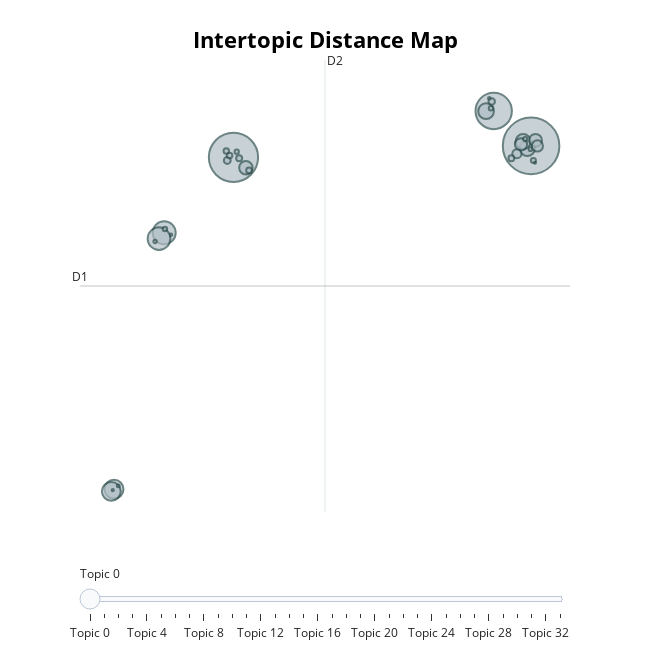

Notebook code cell kept with this figure:
### Code cell
topic_model.visualize_topics()

### Figure 1 — Plotly figure (JSON) as saved in the notebook; plotly's stock layout.template omitted (floating-point values rounded to 4 significant figures)
{"data": [{"customdata": [[0, "adversarial | convolutional | cnn | segmentation | generative", 16445], [1, "dialogue | translation | corpus | semantic | language", 12471], [2, "sparse | classification | gaussian | regularization | anomaly", 6805], [3, "reinforcement | bandit | planning | reward | agent", 2726], [4, "optimization | algorithms | evolutionary | algorithm | genetic", 2641], [5, "causal | bias | fairness | explanations | causality", 1848], [6, "ontology | ontologies | logic | probabilistic | bayesian", 1828], [7, "clustering | clusters | cluster | graphs | ranking", 1267], [8, "face | facial | faces | recognition | biometric", 1194], [9, "tracking | pedestrian | tracker | tracking tracker | crowdsourcing", 1162], [10, "emotion | tweets | twitter | emotions | hate", 925], [11, "neurons | neuron | neurons neural | eeg | neuron neurons", 844], [12, "handwritten | ocr | recognition | text | handwriting", 769], [13, "illumination | blur | reflectance | shading | color", 649], [14, "sketch | sketches | artistic | creativity | painting", 428], [15, "clinical | medical | healthcare | hospital | medicine", 242], [16, "privacy | private | federated | data | datasets", 216], [17, "analogy | conceptual | concepts | affordances | concept", 186], [18, "fashion | pose | poses | body | attributes", 175], [19, "gender | personality | traits | bias | biases", 172], [20, "law | judgment | legal | criminal | cases", 164], [21, "authorship | music | poetry | poems | author", 152], [22, "cardiac | ecg | segmentation | mri | tomography", 127], [23, "auction | advertising | voting | advertisements | candidates", 106], [24, "quantile | copula | quantiles | regression | multivariate", 102], [25, "hallucination | language | text | decoding | summarization", 97], [26, "gpu | gpus | nvidia | throughput | memory", 92], [27, "obesity | cnn | procedural | cnn recognition | compositional", 68], [28, "covid | innate | pandemic | ais | intrusion", 57], [29, "process | processes | processes process | logs | monitoring", 43], [30, "attacks | security | malicious | vulnerabilities | safety", 34], [31, "simulations | simulation | simulator | model | modeling", 32], [32, "fuzzy | sets | soft | logics | logic", 25], [33, "tomography | segmentation | classify | classification segmentation | speckle", 20]], "hovertemplate": "<b>Topic %{customdata[0]}</b><br>%{customdata[1]}<br>Size: %{customdata[2]}", "legendgroup": "", "marker": {"color": "#B0BEC5", "line": {"color": "DarkSlateGrey", "width": 2}, "size": [16445, 12471, 6805, 2726, 2641, 1848, 1828, 1267, 1194, 1162, 925, 844, 769, 649, 428, 242, 216, 186, 175, 172, 164, 152, 127, 106, 102, 97, 92, 68, 57, 43, 34, 32, 25, 20], "sizemode": "area", "sizeref": 10.28, "symbol": "circle"}, "mode": "markers", "name": "", "orientation": "v", "showlegend": false, "type": "scatter", "x": [10.75, -4.397, 8.848, -7.923, -8.188, -10.48, -10.62, 8.46, 10.56, 10.35, -3.765, 10.98, 10.24, 11.07, 10.03, -4.713, 8.747, -4.108, 9.749, -3.604, -4.595, -4.762, 10.87, -7.885, 8.711, -4.23, 10.45, 10.72, -8.387, -10.26, 8.624, -7.577, -10.54, 10.95], "xaxis": "x", "y": [13.51, 12.76, 15.78, 7.862, 7.48, -8.803, -8.942, 15.76, 13.34, 13.78, 12.08, 13.87, 13.61, 13.5, 13.0, 12.56, 16.39, 12.7, 12.71, 11.91, 12.87, 13.17, 12.55, 8.099, 15.96, 13.13, 13.95, 13.29, 7.291, -8.586, 16.6, 7.727, -8.866, 12.41], "yaxis": "y"}], "layout": {"annotations": [{"showarrow": false, "text": "D1", "x": -12.21, "y": 4.402, "yshift": 10}, {"showarrow": false, "text": "D2", "x": 0.2618, "xshift": 10, "y": 19.09}], "height": 650, "hoverlabel": {"bgcolor": "white", "font": {"family": "Rockwell", "size": 16}}, "legend": {"itemsizing": "constant", "tracegroupgap": 0}, "margin": {"t": 60}, "shapes": [{"line": {"color": "#CFD8DC", "width": 2}, "type": "line", "x0": 0.2618, "x1": 0.2618, "y0": -10.28, "y1": 19.09}, {"line": {"color": "#9E9E9E", "width": 2}, "type": "line", "x0": -12.21, "x1": 12.73, "y0": 4.402, "y1": 4.402}], "sliders": [{"active": 0, "pad": {"t": 50}, "steps": [{"args": [{"marker.color": [["red", "#B0BEC5", "#B0BEC5", "#B0BEC5", "#B0BEC5", "#B0BEC5", "#B0BEC5", "#B0BEC5", "#B0BEC5", "#B0BEC5", "#B0BEC5", "#B0BEC5", "#B0BEC5", "#B0BEC5", "#B0BEC5", "#B0BEC5", "#B0BEC5", "#B0BEC5", "#B0BEC5", "#B0BEC5", "#B0BEC5", "#B0BEC5", "#B0BEC5", "#B0BEC5", "#B0BEC5", "#B0BEC5", "#B0BEC5", "#B0BEC5", "#B0BEC5", "#B0BEC5", "#B0BEC5", "#B0BEC5", "#B0BEC5", "#B0BEC5"]]}], "label": "Topic 0", "method": "update"}, {"args": [{"marker.color": [["#B0BEC5", "red", "#B0BEC5", "#B0BEC5", "#B0BEC5", "#B0BEC5", "#B0BEC5", "#B0BEC5", "#B0BEC5", "#B0BEC5", "#B0BEC5", "#B0BEC5", "#B0BEC5", "#B0BEC5", "#B0BEC5", "#B0BEC5", "#B0BEC5", "#B0BEC5", "#B0BEC5", "#B0BEC5", "#B0BEC5", "#B0BEC5", "#B0BEC5", "#B0BEC5", "#B0BEC5", "#B0BEC5", "#B0BEC5", "#B0BEC5", "#B0BEC5", "#B0BEC5", "#B0BEC5", "#B0BEC5", "#B0BEC5", "#B0BEC5"]]}], "label": "Topic 1", "method": "update"}, {"args": [{"marker.color": [["#B0BEC5", "#B0BEC5", "red", "#B0BEC5", "#B0BEC5", "#B0BEC5", "#B0BEC5", "#B0BEC5", "#B0BEC5", "#B0BEC5", "#B0BEC5", "#B0BEC5", "#B0BEC5", "#B0BEC5", "#B0BEC5", "#B0BEC5", "#B0BEC5", "#B0BEC5", "#B0BEC5", "#B0BEC5", "#B0BEC5", "#B0BEC5", "#B0BEC5", "#B0BEC5", "#B0BEC5", "#B0BEC5", "#B0BEC5", "#B0BEC5", "#B0BEC5", "#B0BEC5", "#B0BEC5", "#B0BEC5", "#B0BEC5", "#B0BEC5"]]}], "label": "Topic 2", "method": "update"}, {"args": [{"marker.color": [["#B0BEC5", "#B0BEC5", "#B0BEC5", "red", "#B0BEC5", "#B0BEC5", "#B0BEC5", "#B0BEC5", "#B0BEC5", "#B0BEC5", "#B0BEC5", "#B0BEC5", "#B0BEC5", "#B0BEC5", "#B0BEC5", "#B0BEC5", "#B0BEC5", "#B0BEC5", "#B0BEC5", "#B0BEC5", "#B0BEC5", "#B0BEC5", "#B0BEC5", "#B0BEC5", "#B0BEC5", "#B0BEC5", "#B0BEC5", "#B0BEC5", "#B0BEC5", "#B0BEC5", "#B0BEC5", "#B0BEC5", "#B0BEC5", "#B0BEC5"]]}], "label": "Topic 3", "method": "update"}, {"args": [{"marker.color": [["#B0BEC5", "#B0BEC5", "#B0BEC5", "#B0BEC5", "red", "#B0BEC5", "#B0BEC5", "#B0BEC5", "#B0BEC5", "#B0BEC5", "#B0BEC5", "#B0BEC5", "#B0BEC5", "#B0BEC5", "#B0BEC5", "#B0BEC5", "#B0BEC5", "#B0BEC5", "#B0BEC5", "#B0BEC5", "#B0BEC5", "#B0BEC5", "#B0BEC5", "#B0BEC5", "#B0BEC5", "#B0BEC5", "#B0BEC5", "#B0BEC5", "#B0BEC5", "#B0BEC5", "#B0BEC5", "#B0BEC5", "#B0BEC5", "#B0BEC5"]]}], "label": "Topic 4", "method": "update"}, {"args": [{"marker.color": [["#B0BEC5", "#B0BEC5", "#B0BEC5", "#B0BEC5", "#B0BEC5", "red", "#B0BEC5", "#B0BEC5", "#B0BEC5", "#B0BEC5", "#B0BEC5", "#B0BEC5", "#B0BEC5", "#B0BEC5", "#B0BEC5", "#B0BEC5", "#B0BEC5", "#B0BEC5", "#B0BEC5", "#B0BEC5", "#B0BEC5", "#B0BEC5", "#B0BEC5", "#B0BEC5", "#B0BEC5", "#B0BEC5", "#B0BEC5", "#B0BEC5", "#B0BEC5", "#B0BEC5", "#B0BEC5", "#B0BEC5", "#B0BEC5", "#B0BEC5"]]}], "label": "Topic 5", "method": "update"}, {"args": [{"marker.color": [["#B0BEC5", "#B0BEC5", "#B0BEC5", "#B0BEC5", "#B0BEC5", "#B0BEC5", "red", "#B0BEC5", "#B0BEC5", "#B0BEC5", "#B0BEC5", "#B0BEC5", "#B0BEC5", "#B0BEC5", "#B0BEC5", "#B0BEC5", "#B0BEC5", "#B0BEC5", "#B0BEC5", "#B0BEC5", "#B0BEC5", "#B0BEC5", "#B0BEC5", "#B0BEC5", "#B0BEC5", "#B0BEC5", "#B0BEC5", "#B0BEC5", "#B0BEC5", "#B0BEC5", "#B0BEC5", "#B0BEC5", "#B0BEC5", "#B0BEC5"]]}], "label": "Topic 6", "method": "update"}, {"args": [{"marker.color": [["#B0BEC5", "#B0BEC5", "#B0BEC5", "#B0BEC5", "#B0BEC5", "#B0BEC5", "#B0BEC5", "red", "#B0BEC5", "#B0BEC5", "#B0BEC5", "#B0BEC5", "#B0BEC5", "#B0BEC5", "#B0BEC5", "#B0BEC5", "#B0BEC5", "#B0BEC5", "#B0BEC5", "#B0BEC5", "#B0BEC5", "#B0BEC5", "#B0BEC5", "#B0BEC5", "#B0BEC5", "#B0BEC5", "#B0BEC5", "#B0BEC5", "#B0BEC5", "#B0BEC5", "#B0BEC5", "#B0BEC5", "#B0BEC5", "#B0BEC5"]]}], "label": "Topic 7", "method": "update"}, {"args": [{"marker.color": [["#B0BEC5", "#B0BEC5", "#B0BEC5", "#B0BEC5", "#B0BEC5", "#B0BEC5", "#B0BEC5", "#B0BEC5", "red", "#B0BEC5", "#B0BEC5", "#B0BEC5", "#B0BEC5", "#B0BEC5", "#B0BEC5", "#B0BEC5", "#B0BEC5", "#B0BEC5", "#B0BEC5", "#B0BEC5", "#B0BEC5", "#B0BEC5", "#B0BEC5", "#B0BEC5", "#B0BEC5", "#B0BEC5", "#B0BEC5", "#B0BEC5", "#B0BEC5", "#B0BEC5", "#B0BEC5", "#B0BEC5", "#B0BEC5", "#B0BEC5"]]}], "label": "Topic 8", "method": "update"}, {"args": [{"marker.color": [["#B0BEC5", "#B0BEC5", "#B0BEC5", "#B0BEC5", "#B0BEC5", "#B0BEC5", "#B0BEC5", "#B0BEC5", "#B0BEC5", "red", "#B0BEC5", "#B0BEC5", "#B0BEC5", "#B0BEC5", "#B0BEC5", "#B0BEC5", "#B0BEC5", "#B0BEC5", "#B0BEC5", "#B0BEC5", "#B0BEC5", "#B0BEC5", "#B0BEC5", "#B0BEC5", "#B0BEC5", "#B0BEC5", "#B0BEC5", "#B0BEC5", "#B0BEC5", "#B0BEC5", "#B0BEC5", "#B0BEC5", "#B0BEC5", "#B0BEC5"]]}], "label": "Topic 9", "method": "update"}, {"args": [{"marker.color": [["#B0BEC5", "#B0BEC5", "#B0BEC5", "#B0BEC5", "#B0BEC5", "#B0BEC5", "#B0BEC5", "#B0BEC5", "#B0BEC5", "#B0BEC5", "red", "#B0BEC5", "#B0BEC5", "#B0BEC5", "#B0BEC5", "#B0BEC5", "#B0BEC5", "#B0BEC5", "#B0BEC5", "#B0BEC5", "#B0BEC5", "#B0BEC5", "#B0BEC5", "#B0BEC5", "#B0BEC5", "#B0BEC5", "#B0BEC5", "#B0BEC5", "#B0BEC5", "#B0BEC5", "#B0BEC5", "#B0BEC5", "#B0BEC5", "#B0BEC5"]]}], "label": "Topic 10", "method": "update"}, {"args": [{"marker.color": [["#B0BEC5", "#B0BEC5", "#B0BEC5", "#B0BEC5", "#B0BEC5", "#B0BEC5", "#B0BEC5", "#B0BEC5", "#B0BEC5", "#B0BEC5", "#B0BEC5", "red", "#B0BEC5", "#B0BEC5", "#B0BEC5", "#B0BEC5", "#B0BEC5", "#B0BEC5", "#B0BEC5", "#B0BEC5", "#B0BEC5", "#B0BEC5", "#B0BEC5", "#B0BEC5", "#B0BEC5", "#B0BEC5", "#B0BEC5", "#B0BEC5", "#B0BEC5", "#B0BEC5", "#B0BEC5", "#B0BEC5", "#B0BEC5", "#B0BEC5"]]}], "label": "Topic 11", "method": "update"}, {"args": [{"marker.color": [["#B0BEC5", "#B0BEC5", "#B0BEC5", "#B0BEC5", "#B0BEC5", "#B0BEC5", "#B0BEC5", "#B0BEC5", "#B0BEC5", "#B0BEC5", "#B0BEC5", "#B0BEC5", "red", "#B0BEC5", "#B0BEC5", "#B0BEC5", "#B0BEC5", "#B0BEC5", "#B0BEC5", "#B0BEC5", "#B0BEC5", "#B0BEC5", "#B0BEC5", "#B0BEC5", "#B0BEC5", "#B0BEC5", "#B0BEC5", "#B0BEC5", "#B0BEC5", "#B0BEC5", "#B0BEC5", "#B0BEC5", "#B0BEC5", "#B0BEC5"]]}], "label": "Topic 12", "method": "update"}, {"args": [{"marker.color": [["#B0BEC5", "#B0BEC5", "#B0BEC5", "#B0BEC5", "#B0BEC5", "#B0BEC5", "#B0BEC5", "#B0BEC5", "#B0BEC5", "#B0BEC5", "#B0BEC5", "#B0BEC5", "#B0BEC5", "red", "#B0BEC5", "#B0BEC5", "#B0BEC5", "#B0BEC5", "#B0BEC5", "#B0BEC5", "#B0BEC5", "#B0BEC5", "#B0BEC5", "#B0BEC5", "#B0BEC5", "#B0BEC5", "#B0BEC5", "#B0BEC5", "#B0BEC5", "#B0BEC5", "#B0BEC5", "#B0BEC5", "#B0BEC5", "#B0BEC5"]]}], "label": "Topic 13", "method": "update"}, {"args": [{"marker.color": [["#B0BEC5", "#B0BEC5", "#B0BEC5", "#B0BEC5", "#B0BEC5", "#B0BEC5", "#B0BEC5", "#B0BEC5", "#B0BEC5", "#B0BEC5", "#B0BEC5", "#B0BEC5", "#B0BEC5", "#B0BEC5", "red", "#B0BEC5", "#B0BEC5", "#B0BEC5", "#B0BEC5", "#B0BEC5", "#B0BEC5", "#B0BEC5", "#B0BEC5", "#B0BEC5", "#B0BEC5", "#B0BEC5", "#B0BEC5", "#B0BEC5", "#B0BEC5", "#B0BEC5", "#B0BEC5", "#B0BEC5", "#B0BEC5", "#B0BEC5"]]}], "label": "Topic 14", "method": "update"}, {"args": [{"marker.color": [["#B0BEC5", "#B0BEC5", "#B0BEC5", "#B0BEC5", "#B0BEC5", "#B0BEC5", "#B0BEC5", "#B0BEC5", "#B0BEC5", "#B0BEC5", "#B0BEC5", "#B0BEC5", "#B0BEC5", "#B0BEC5", "#B0BEC5", "red", "#B0BEC5", "#B0BEC5", "#B0BEC5", "#B0BEC5", "#B0BEC5", "#B0BEC5", "#B0BEC5", "#B0BEC5", "#B0BEC5", "#B0BEC5", "#B0BEC5", "#B0BEC5", "#B0BEC5", "#B0BEC5", "#B0BEC5", "#B0BEC5", "#B0BEC5", "#B0BEC5"]]}], "label": "Topic 15", "method": "update"}, {"args": [{"marker.color": [["#B0BEC5", "#B0BEC5", "#B0BEC5", "#B0BEC5", "#B0BEC5", "#B0BEC5", "#B0BEC5", "#B0BEC5", "#B0BEC5", "#B0BEC5", "#B0BEC5", "#B0BEC5", "#B0BEC5", "#B0BEC5", "#B0BEC5", "#B0BEC5", "red", "#B0BEC5", "#B0BEC5", "#B0BEC5", "#B0BEC5", "#B0BEC5", "#B0BEC5", "#B0BEC5", "#B0BEC5", "#B0BEC5", "#B0BEC5", "#B0BEC5", "#B0BEC5", "#B0BEC5", "#B0BEC5", "#B0BEC5", "#B0BEC5", "#B0BEC5"]]}], "label": "Topic 16", "method": "update"}, {"args": [{"marker.color": [["#B0BEC5", "#B0BEC5", "#B0BEC5", "#B0BEC5", "#B0BEC5", "#B0BEC5", "#B0BEC5", "#B0BEC5", "#B0BEC5", "#B0BEC5", "#B0BEC5", "#B0BEC5", "#B0BEC5", "#B0BEC5", "#B0BEC5", "#B0BEC5", "#B0BEC5", "red", "#B0BEC5", "#B0BEC5", "#B0BEC5", "#B0BEC5", "#B0BEC5", "#B0BEC5", "#B0BEC5", "#B0BEC5", "#B0BEC5", "#B0BEC5", "#B0BEC5", "#B0BEC5", "#B0BEC5", "#B0BEC5", "#B0BEC5", "#B0BEC5"]]}], "label": "Topic 17", "method": "update"}, {"args": [{"marker.color": [["#B0BEC5", "#B0BEC5", "#B0BEC5", "#B0BEC5", "#B0BEC5", "#B0BEC5", "#B0BEC5", "#B0BEC5", "#B0BEC5", "#B0BEC5", "#B0BEC5", "#B0BEC5", "#B0BEC5", "#B0BEC5", "#B0BEC5", "#B0BEC5", "#B0BEC5", "#B0BEC5", "red", "#B0BEC5", "#B0BEC5", "#B0BEC5", "#B0BEC5", "#B0BEC5", "#B0BEC5", "#B0BEC5", "#B0BEC5", "#B0BEC5", "#B0BEC5", "#B0BEC5", "#B0BEC5", "#B0BEC5", "#B0BEC5", "#B0BEC5"]]}], "label": "Topic 18", "method": "update"}, {"args": [{"marker.color": [["#B0BEC5", "#B0BEC5", "#B0BEC5", "#B0BEC5", "#B0BEC5", "#B0BEC5", "#B0BEC5", "#B0BEC5", "#B0BEC5", "#B0BEC5", "#B0BEC5", "#B0BEC5", "#B0BEC5", "#B0BEC5", "#B0BEC5", "#B0BEC5", "#B0BEC5", "#B0BEC5", "#B0BEC5", "red", "#B0BEC5", "#B0BEC5", "#B0BEC5", "#B0BEC5", "#B0BEC5", "#B0BEC5", "#B0BEC5", "#B0BEC5", "#B0BEC5", "#B0BEC5", "#B0BEC5", "#B0BEC5", "#B0BEC5", "#B0BEC5"]]}], "label": "Topic 19", "method": "update"}, {"args": [{"marker.color": [["#B0BEC5", "#B0BEC5", "#B0BEC5", "#B0BEC5", "#B0BEC5", "#B0BEC5", "#B0BEC5", "#B0BEC5", "#B0BEC5", "#B0BEC5", "#B0BEC5", "#B0BEC5", "#B0BEC5", "#B0BEC5", "#B0BEC5", "#B0BEC5", "#B0BEC5", "#B0BEC5", "#B0BEC5", "#B0BEC5", "red", "#B0BEC5", "#B0BEC5", "#B0BEC5", "#B0BEC5", "#B0BEC5", "#B0BEC5", "#B0BEC5", "#B0BEC5", "#B0BEC5", "#B0BEC5", "#B0BEC5", "#B0BEC5", "#B0BEC5"]]}], "label": "Topic 20", "method": "update"}, {"args": [{"marker.color": [["#B0BEC5", "#B0BEC5", "#B0BEC5", "#B0BEC5", "#B0BEC5", "#B0BEC5", "#B0BEC5", "#B0BEC5", "#B0BEC5", "#B0BEC5", "#B0BEC5", "#B0BEC5", "#B0BEC5", "#B0BEC5", "#B0BEC5", "#B0BEC5", "#B0BEC5", "#B0BEC5", "#B0BEC5", "#B0BEC5", "#B0BEC5", "red", "#B0BEC5", "#B0BEC5", "#B0BEC5", "#B0BEC5", "#B0BEC5", "#B0BEC5", "#B0BEC5", "#B0BEC5", "#B0BEC5", "#B0BEC5", "#B0BEC5", "#B0BEC5"]]}], "label": "Topic 21", "method": "update"}, {"args": [{"marker.color": [["#B0BEC5", "#B0BEC5", "#B0BEC5", "#B0BEC5", "#B0BEC5", "#B0BEC5", "#B0BEC5", "#B0BEC5", "#B0BEC5", "#B0BEC5", "#B0BEC5", "#B0BEC5", "#B0BEC5", "#B0BEC5", "#B0BEC5", "#B0BEC5", "#B0BEC5", "#B0BEC5", "#B0BEC5", "#B0BEC5", "#B0BEC5", "#B0BEC5", "red", "#B0BEC5", "#B0BEC5", "#B0BEC5", "#B0BEC5", "#B0BEC5", "#B0BEC5", "#B0BEC5", "#B0BEC5", "#B0BEC5", "#B0BEC5", "#B0BEC5"]]}], "label": "Topic 22", "method": "update"}, {"args": [{"marker.color": [["#B0BEC5", "#B0BEC5", "#B0BEC5", "#B0BEC5", "#B0BEC5", "#B0BEC5", "#B0BEC5", "#B0BEC5", "#B0BEC5", "#B0BEC5", "#B0BEC5", "#B0BEC5", "#B0BEC5", "#B0BEC5", "#B0BEC5", "#B0BEC5", "#B0BEC5", "#B0BEC5", "#B0BEC5", "#B0BEC5", "#B0BEC5", "#B0BEC5", "#B0BEC5", "red", "#B0BEC5", "#B0BEC5", "#B0BEC5", "#B0BEC5", "#B0BEC5", "#B0BEC5", "#B0BEC5", "#B0BEC5", "#B0BEC5", "#B0BEC5"]]}], "label": "Topic 23", "method": "update"}, {"args": [{"marker.color": [["#B0BEC5", "#B0BEC5", "#B0BEC5", "#B0BEC5", "#B0BEC5", "#B0BEC5", "#B0BEC5", "#B0BEC5", "#B0BEC5", "#B0BEC5", "#B0BEC5", "#B0BEC5", "#B0BEC5", "#B0BEC5", "#B0BEC5", "#B0BEC5", "#B0BEC5", "#B0BEC5", "#B0BEC5", "#B0BEC5", "#B0BEC5", "#B0BEC5", "#B0BEC5", "#B0BEC5", "red", "#B0BEC5", "#B0BEC5", "#B0BEC5", "#B0BEC5", "#B0BEC5", "#B0BEC5", "#B0BEC5", "#B0BEC5", "#B0BEC5"]]}], "label": "Topic 24", "method": "update"}, {"args": [{"marker.color": [["#B0BEC5", "#B0BEC5", "#B0BEC5", "#B0BEC5", "#B0BEC5", "#B0BEC5", "#B0BEC5", "#B0BEC5", "#B0BEC5", "#B0BEC5", "#B0BEC5", "#B0BEC5", "#B0BEC5", "#B0BEC5", "#B0BEC5", "#B0BEC5", "#B0BEC5", "#B0BEC5", "#B0BEC5", "#B0BEC5", "#B0BEC5", "#B0BEC5", "#B0BEC5", "#B0BEC5", "#B0BEC5", "red", "#B0BEC5", "#B0BEC5", "#B0BEC5", "#B0BEC5", "#B0BEC5", "#B0BEC5", "#B0BEC5", "#B0BEC5"]]}], "label": "Topic 25", "method": "update"}, {"args": [{"marker.color": [["#B0BEC5", "#B0BEC5", "#B0BEC5", "#B0BEC5", "#B0BEC5", "#B0BEC5", "#B0BEC5", "#B0BEC5", "#B0BEC5", "#B0BEC5", "#B0BEC5", "#B0BEC5", "#B0BEC5", "#B0BEC5", "#B0BEC5", "#B0BEC5", "#B0BEC5", "#B0BEC5", "#B0BEC5", "#B0BEC5", "#B0BEC5", "#B0BEC5", "#B0BEC5", "#B0BEC5", "#B0BEC5", "#B0BEC5", "red", "#B0BEC5", "#B0BEC5", "#B0BEC5", "#B0BEC5", "#B0BEC5", "#B0BEC5", "#B0BEC5"]]}], "label": "Topic 26", "method": "update"}, {"args": [{"marker.color": [["#B0BEC5", "#B0BEC5", "#B0BEC5", "#B0BEC5", "#B0BEC5", "#B0BEC5", "#B0BEC5", "#B0BEC5", "#B0BEC5", "#B0BEC5", "#B0BEC5", "#B0BEC5", "#B0BEC5", "#B0BEC5", "#B0BEC5", "#B0BEC5", "#B0BEC5", "#B0BEC5", "#B0BEC5", "#B0BEC5", "#B0BEC5", "#B0BEC5", "#B0BEC5", "#B0BEC5", "#B0BEC5", "#B0BEC5", "#B0BEC5", "red", "#B0BEC5", "#B0BEC5", "#B0BEC5", "#B0BEC5", "#B0BEC5", "#B0BEC5"]]}], "label": "Topic 27", "method": "update"}, {"args": [{"marker.color": [["#B0BEC5", "#B0BEC5", "#B0BEC5", "#B0BEC5", "#B0BEC5", "#B0BEC5", "#B0BEC5", "#B0BEC5", "#B0BEC5", "#B0BEC5", "#B0BEC5", "#B0BEC5", "#B0BEC5", "#B0BEC5", "#B0BEC5", "#B0BEC5", "#B0BEC5", "#B0BEC5", "#B0BEC5", "#B0BEC5", "#B0BEC5", "#B0BEC5", "#B0BEC5", "#B0BEC5", "#B0BEC5", "#B0BEC5", "#B0BEC5", "#B0BEC5", "red", "#B0BEC5", "#B0BEC5", "#B0BEC5", "#B0BEC5", "#B0BEC5"]]}], "label": "Topic 28", "method": "update"}, {"args": [{"marker.color": [["#B0BEC5", "#B0BEC5", "#B0BEC5", "#B0BEC5", "#B0BEC5", "#B0BEC5", "#B0BEC5", "#B0BEC5", "#B0BEC5", "#B0BEC5", "#B0BEC5", "#B0BEC5", "#B0BEC5", "#B0BEC5", "#B0BEC5", "#B0BEC5", "#B0BEC5", "#B0BEC5", "#B0BEC5", "#B0BEC5", "#B0BEC5", "#B0BEC5", "#B0BEC5", "#B0BEC5", "#B0BEC5", "#B0BEC5", "#B0BEC5", "#B0BEC5", "#B0BEC5", "red", "#B0BEC5", "#B0BEC5", "#B0BEC5", "#B0BEC5"]]}], "label": "Topic 29", "method": "update"}, {"args": [{"marker.color": [["#B0BEC5", "#B0BEC5", "#B0BEC5", "#B0BEC5", "#B0BEC5", "#B0BEC5", "#B0BEC5", "#B0BEC5", "#B0BEC5", "#B0BEC5", "#B0BEC5", "#B0BEC5", "#B0BEC5", "#B0BEC5", "#B0BEC5", "#B0BEC5", "#B0BEC5", "#B0BEC5", "#B0BEC5", "#B0BEC5", "#B0BEC5", "#B0BEC5", "#B0BEC5", "#B0BEC5", "#B0BEC5", "#B0BEC5", "#B0BEC5", "#B0BEC5", "#B0BEC5", "#B0BEC5", "red", "#B0BEC5", "#B0BEC5", "#B0BEC5"]]}], "label": "Topic 30", "method": "update"}, {"args": [{"marker.color": [["#B0BEC5", "#B0BEC5", "#B0BEC5", "#B0BEC5", "#B0BEC5", "#B0BEC5", "#B0BEC5", "#B0BEC5", "#B0BEC5", "#B0BEC5", "#B0BEC5", "#B0BEC5", "#B0BEC5", "#B0BEC5", "#B0BEC5", "#B0BEC5", "#B0BEC5", "#B0BEC5", "#B0BEC5", "#B0BEC5", "#B0BEC5", "#B0BEC5", "#B0BEC5", "#B0BEC5", "#B0BEC5", "#B0BEC5", "#B0BEC5", "#B0BEC5", "#B0BEC5", "#B0BEC5", "#B0BEC5", "red", "#B0BEC5", "#B0BEC5"]]}], "label": "Topic 31", "method": "update"}, {"args": [{"marker.color": [["#B0BEC5", "#B0BEC5", "#B0BEC5", "#B0BEC5", "#B0BEC5", "#B0BEC5", "#B0BEC5", "#B0BEC5", "#B0BEC5", "#B0BEC5", "#B0BEC5", "#B0BEC5", "#B0BEC5", "#B0BEC5", "#B0BEC5", "#B0BEC5", "#B0BEC5", "#B0BEC5", "#B0BEC5", "#B0BEC5", "#B0BEC5", "#B0BEC5", "#B0BEC5", "#B0BEC5", "#B0BEC5", "#B0BEC5", "#B0BEC5", "#B0BEC5", "#B0BEC5", "#B0BEC5", "#B0BEC5", "#B0BEC5", "red", "#B0BEC5"]]}], "label": "Topic 32", "method": "update"}, {"args": [{"marker.color": [["#B0BEC5", "#B0BEC5", "#B0BEC5", "#B0BEC5", "#B0BEC5", "#B0BEC5", "#B0BEC5", "#B0BEC5", "#B0BEC5", "#B0BEC5", "#B0BEC5", "#B0BEC5", "#B0BEC5", "#B0BEC5", "#B0BEC5", "#B0BEC5", "#B0BEC5", "#B0BEC5", "#B0BEC5", "#B0BEC5", "#B0BEC5", "#B0BEC5", "#B0BEC5", "#B0BEC5", "#B0BEC5", "#B0BEC5", "#B0BEC5", "#B0BEC5", "#B0BEC5", "#B0BEC5", "#B0BEC5", "#B0BEC5", "#B0BEC5", "red"]]}], "label": "Topic 33", "method": "update"}]}], "title": {"font": {"color": "Black", "size": 22}, "text": "<b>Intertopic Distance Map</b>", "x": 0.5, "xanchor": "center", "y": 0.95, "yanchor": "top"}, "width": 650, "xaxis": {"anchor": "y", "domain": [0, 1], "range": [-12.21, 12.73], "title": {"text": ""}, "visible": false}, "yaxis": {"anchor": "x", "domain": [0, 1], "range": [-10.28, 19.09], "title": {"text": ""}, "visible": false}}}
